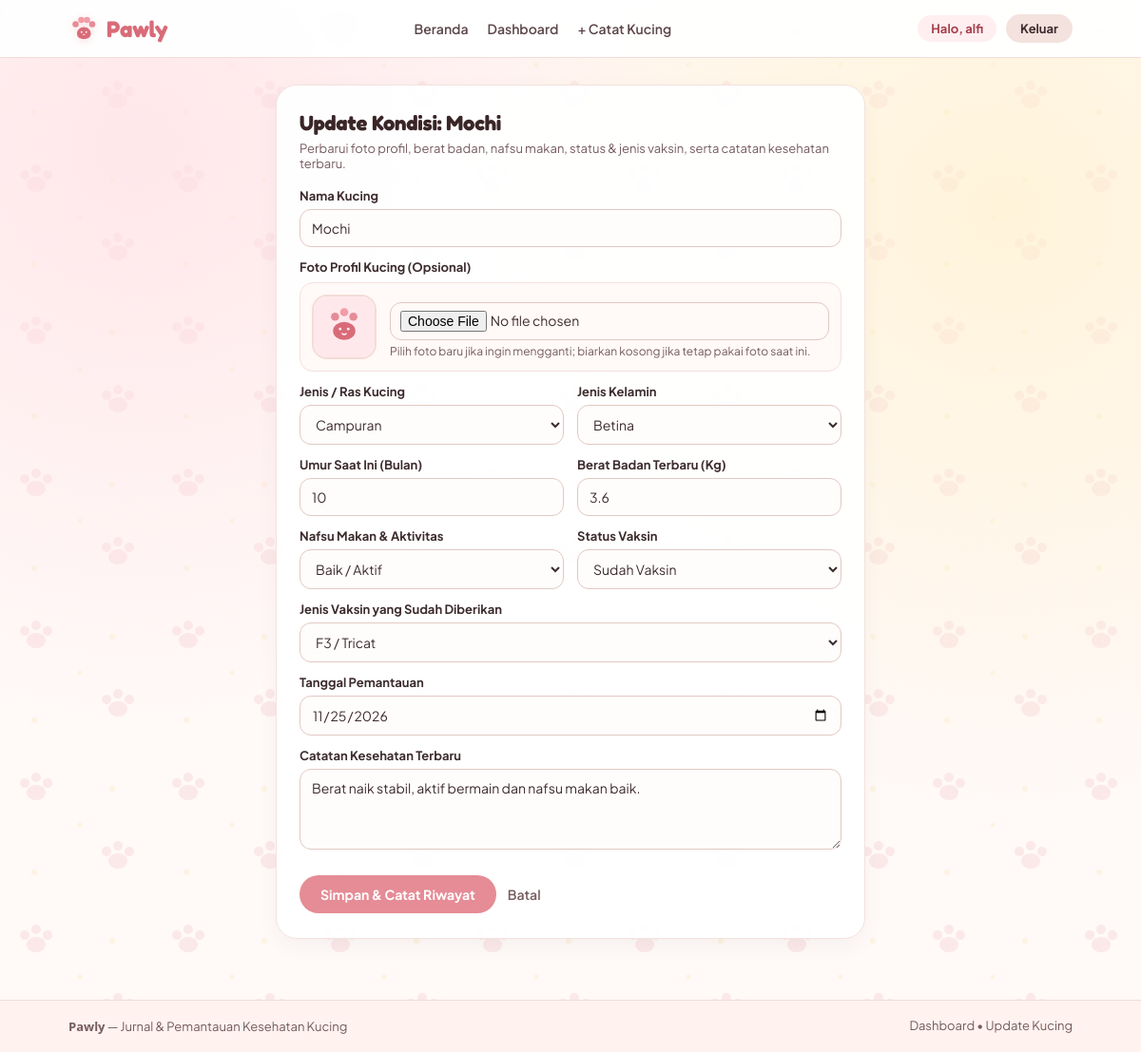
The page /user/edit.php?id=1 (signed in) on the database its author committed.
### tables this page shows
CREATE TABLE kucing (
    id INT(11) NOT NULL AUTO_INCREMENT,
    user_id INT(11) NOT NULL,
    nama_kucing VARCHAR(60) NOT NULL,
    foto_kucing VARCHAR(255) NOT NULL DEFAULT '',
    ras VARCHAR(50) NOT NULL,
    jenis_kelamin ENUM('Jantan', 'Betina') NOT NULL,
    usia_bulan INT(11) NOT NULL,
    berat_kg DECIMAL(4,2) NOT NULL,
    nafsu_makan ENUM('Baik / Aktif', 'Menurun', 'Lesu') NOT NULL DEFAULT 'Baik / Aktif',
    status_vaksin ENUM('Sudah Vaksin', 'Belum Vaksin') NOT NULL DEFAULT 'Belum Vaksin',
    jenis_vaksin VARCHAR(60) NOT NULL DEFAULT '-',
    tgl_pantau DATE NULL,
    catatan_kesehatan TEXT,
    PRIMARY KEY (id),
    CONSTRAINT fk_kucing_user FOREIGN KEY (user_id) REFERENCES users(id) ON DELETE CASCADE
);

### user/edit.php (the view, shortened to what this page needs)
<?php
require_once '../koneksi.php';
require_once '../layout_bg.php';
$user_id   = (int)$_SESSION['user_id'];
$username  = $_SESSION['username'] ?? 'User';
$id_kucing = isset($_GET['id']) ? (int)$_GET['id'] : 0;
$q_data = mysqli_query($koneksi, "SELECT * FROM kucing WHERE id = '$id_kucing' AND user_id = '$user_id' LIMIT 1");
$data   = $q_data ? mysqli_fetch_assoc($q_data) : null;
$nama_kucing       = $data['nama_kucing'];
$foto_kucing       = $data['foto_kucing'] ?? '';
$ras               = $data['ras'] ?: 'Domestik / Campuran';
$jenis_kelamin     = $data['jenis_kelamin'] ?: 'Jantan';
$usia_bulan        = (int)$data['usia_bulan'];
$berat_kg          = (float)$data['berat_kg'];
$nafsu_makan       = $data['nafsu_makan'] ?: 'Baik / Aktif';
$status_vaksin     = $data['status_vaksin'] ?: 'Belum Vaksin';
$jenis_vaksin      = $data['jenis_vaksin'] ?: '-';
$tgl_pantau        = date('Y-m-d');
$catatan_kesehatan = $data['catatan_kesehatan'] ?? '';
?>
<!DOCTYPE html>
<html lang="id">
<head>
</head>
<body class="pawly-bg">
<header class="navbar">
    <a href="../index.php" class="brand"><?= pawly_logo_html(); ?></a>
    <nav class="nav-menu">
        <a href="../index.php">Beranda</a>
        <a href="dashboard.php">Dashboard</a>
        <a href="tambah.php">+ Catat Kucing</a>
    </nav>
    <div style="display:flex; gap:10px; align-items:center;">
        <span class="user-pill">Halo, <?= htmlspecialchars($username); ?></span>
        <a href="../logout.php" class="btn-logout">Keluar</a>
    </div>
</header>
<main class="container">
    <div class="card">
        <h1>Update Kondisi: <?= htmlspecialchars($data['nama_kucing']); ?></h1>
        <p class="sub">Perbarui foto profil, berat badan, nafsu makan, status & jenis vaksin, serta catatan kesehatan terbaru.</p>
        <form method="POST" enctype="multipart/form-data">
            <label for="nama_kucing">Nama Kucing</label>
            <input type="text" id="nama_kucing" name="nama_kucing" value="<?= htmlspecialchars($nama_kucing); ?>" required>
            <label for="foto_kucing">Foto Profil Kucing (Opsional)</label>
            <div class="photo-upload-row">
                <img id="previewFoto" src="<?= pawly_foto_kucing_src($foto_kucing, '../'); ?>" alt="Foto <?= htmlspecialchars($nama_kucing); ?>" class="photo-preview">
                <div style="flex:1;">
                    <input type="file" id="foto_kucing" name="foto_kucing" accept="image/jpeg,image/png,image/webp,image/gif" onchange="previewGambar(this)">
                    <p class="photo-help">Pilih foto baru jika ingin mengganti; biarkan kosong jika tetap pakai foto saat ini.</p>
                </div>
            </div>
            <div class="grid-2">
                <div>
                    <label for="ras">Jenis / Ras Kucing</label>
                    <select id="ras" name="ras">
                        <?php
                        $opsi_ras = ['Domestik / Campuran', 'Persia', 'British Shorthair', 'Scottish Fold', 'Anggora', 'Bengal', 'Maine Coon'];
                        if (!in_array($ras, $opsi_ras, true) && $ras !== '') {
                            $opsi_ras[] = $ras;
                        }
                        foreach ($opsi_ras as $r_opt):
                        ?>
                            <option value="<?= htmlspecialchars($r_opt); ?>" <?= ($ras === $r_opt) ? 'selected' : ''; ?>>
                                <?= htmlspecialchars($r_opt); ?>
                            </option>
                        <?php endforeach; ?>
                    </select>
                </div>
                <div>
                    <label for="jenis_kelamin">Jenis Kelamin</label>
                    <select id="jenis_kelamin" name="jenis_kelamin">
                        <option value="Betina" <?= ($jenis_kelamin === 'Betina') ? 'selected' : ''; ?>>Betina</option>
                    </select>
                </div>
            </div>
            <div class="grid-2">
                <div>
                    <label for="usia_bulan">Umur Saat Ini (Bulan)</label>
                    <input type="number" id="usia_bulan" name="usia_bulan" min="0" max="300" value="<?= (int)$usia_bulan; ?>" required>
                </div>
                <div>
                    <label for="berat_kg">Berat Badan Terbaru (Kg)</label>
                    <input type="number" id="berat_kg" name="berat_kg" step="0.01" min="0.1" max="30" value="<?= htmlspecialchars((string)$berat_kg); ?>" required>
                </div>
            </div>
            <div class="grid-2">
                <div>
                    <label for="nafsu_makan">Nafsu Makan & Aktivitas</label>
                    <select id="nafsu_makan" name="nafsu_makan">
                        <option value="Baik / Aktif" <?= ($nafsu_makan === 'Baik / Aktif') ? 'selected' : ''; ?>>Baik / Aktif</option>
                    </select>
                </div>
                <div>
                    <label for="status_vaksin">Status Vaksin</label>
                    <select id="status_vaksin" name="status_vaksin" onchange="toggleJenisVaksin()">
                        <option value="Sudah Vaksin" <?= ($status_vaksin === 'Sudah Vaksin') ? 'selected' : ''; ?>>Sudah Vaksin</option>
                    </select>
                </div>
            </div>
            <div id="wrap_jenis_vaksin" style="display:none;">
                <label for="jenis_vaksin">Jenis Vaksin yang Sudah Diberikan</label>
                <select id="jenis_vaksin" name="jenis_vaksin">
                    <option value="F3 / Tricat" <?= ($jenis_vaksin === 'F3 / Tricat') ? 'selected' : ''; ?>>F3 / Tricat</option>
                </select>
            </div>
            <label for="tgl_pantau">Tanggal Pemantauan</label>
            <input type="date" id="tgl_pantau" name="tgl_pantau" value="<?= htmlspecialchars($tgl_pantau); ?>" required>
            <label for="catatan_kesehatan">Catatan Kesehatan Terbaru</label>
            <textarea id="catatan_kesehatan" name="catatan_kesehatan" placeholder="Tulis kondisi terbaru kucing..."><?= htmlspecialchars($catatan_kesehatan); ?></textarea>
            <div class="actions">
                <button type="submit" class="btn-submit">Simpan & Catat Riwayat</button>
                <a href="dashboard.php" class="btn-batal">Batal</a>
            </div>
        </form>
    </div>
</main>
<footer>
    <span><strong>Pawly</strong> &mdash; Jurnal & Pemantauan Kesehatan Kucing</span>
    <span>Dashboard &bull; Update Kucing</span>
</footer>
</body>
</html>

### layout_bg.php (style rules this page uses)
body, input, select, textarea, button, p, label, td, th, a, span, div { font-family: "Plus Jakarta Sans", -apple-system, BlinkMacSystemFont, sans-serif; }
h1, h2, .pawly-brand-text, .cat-name { font-family: "Fredoka", "Plus Jakarta Sans", sans-serif; letter-spacing: -0.01em; }

### user/edit.php (style rules this page uses)
* { box-sizing: border-box; margin: 0; padding: 0; font-family: 'Segoe UI', Arial, sans-serif; }
body { min-height: 100vh; display: flex; flex-direction: column; color: #3D2C2E; }
.navbar { background: rgba(255, 255, 255, 0.95); padding: 14px 6%; display: flex; justify-content: space-between; align-items: center; border-bottom: 1px solid #F3DCD6; backdrop-filter: blur(4px); }
.brand { display: inline-flex; align-items: center; text-decoration: none; }
.nav-menu { display: flex; gap: 20px; align-items: center; font-size: 14px; font-weight: 600; }
.nav-menu a { text-decoration: none; color: #5C4649; }
.user-pill { background: #FFEFF1; color: #A63F4C; padding: 6px 14px; border-radius: 999px; font-size: 13px; font-weight: 700; }
.btn-logout { background: #F3E2DD; color: #3D2C2E; padding: 7px 15px; border-radius: 999px; text-decoration: none; font-size: 13px; font-weight: 700; }
.container { flex: 1; max-width: 660px; width: 100%; margin: 28px auto; padding: 0 20px; }
.card { background: rgba(255, 255, 255, 0.97); border: 1px solid #F3E2DD; border-radius: 22px; padding: 26px 24px; box-shadow: 0 8px 24px rgba(0, 0, 0, 0.04); }
h1 { font-size: 22px; margin-bottom: 6px; color: #3A2528; }
.sub { font-size: 13px; color: #755B5E; margin-bottom: 18px; }
label { display: block; font-size: 13px; font-weight: 700; margin-top: 13px; color: #3D2C2E; }
input, select, textarea { width: 100%; padding: 10px 12px; margin-top: 6px; border: 1px solid #E2C8C2; border-radius: 12px; background: #FFFDFC; font-size: 14px; color: #3D2C2E; }
input[type="file"] { padding: 8px 10px; background: #FFF9F7; }
textarea { min-height: 85px; resize: vertical; }
.photo-upload-row { display: flex; align-items: center; gap: 14px; margin-top: 8px; background: #FFF9F7; border: 1px solid #F3E2DD; border-radius: 14px; padding: 12px; }
.photo-preview { width: 68px; height: 68px; border-radius: 16px; object-fit: cover; border: 2px solid #F3DCD6; background: #FFF; flex-shrink: 0; }
.photo-help { font-size: 12px; color: #755B5E; margin-top: 4px; }
.grid-2 { display: grid; grid-template-columns: 1fr 1fr; gap: 14px; }
.actions { margin-top: 22px; display: flex; gap: 12px; align-items: center; }
.btn-submit { background: #E58C96; color: #FFF; border: none; padding: 11px 22px; border-radius: 999px; font-size: 14px; font-weight: 700; cursor: pointer; }
.btn-batal { font-size: 14px; font-weight: 600; color: #755B5E; text-decoration: none; }
footer { background: #FFF2EF; border-top: 1px solid #F1DCD6; padding: 18px 6%; display: flex; justify-content: space-between; flex-wrap: wrap; gap: 10px; font-size: 13px; color: #755B5E; margin-top: 36px; }

### rows shown on the page
kucing: nama_kucing "Mochi", ras "Campuran", jenis_kelamin "Betina", usia_bulan "10", berat_kg "3.6", nafsu_makan "Baik / Aktif", status_vaksin "Sudah Vaksin", jenis_vaksin "F3 / Tricat", catatan_kesehatan "Berat naik stabil, aktif bermain dan nafsu makan baik."

### other values the page prints
$username "alfi"
